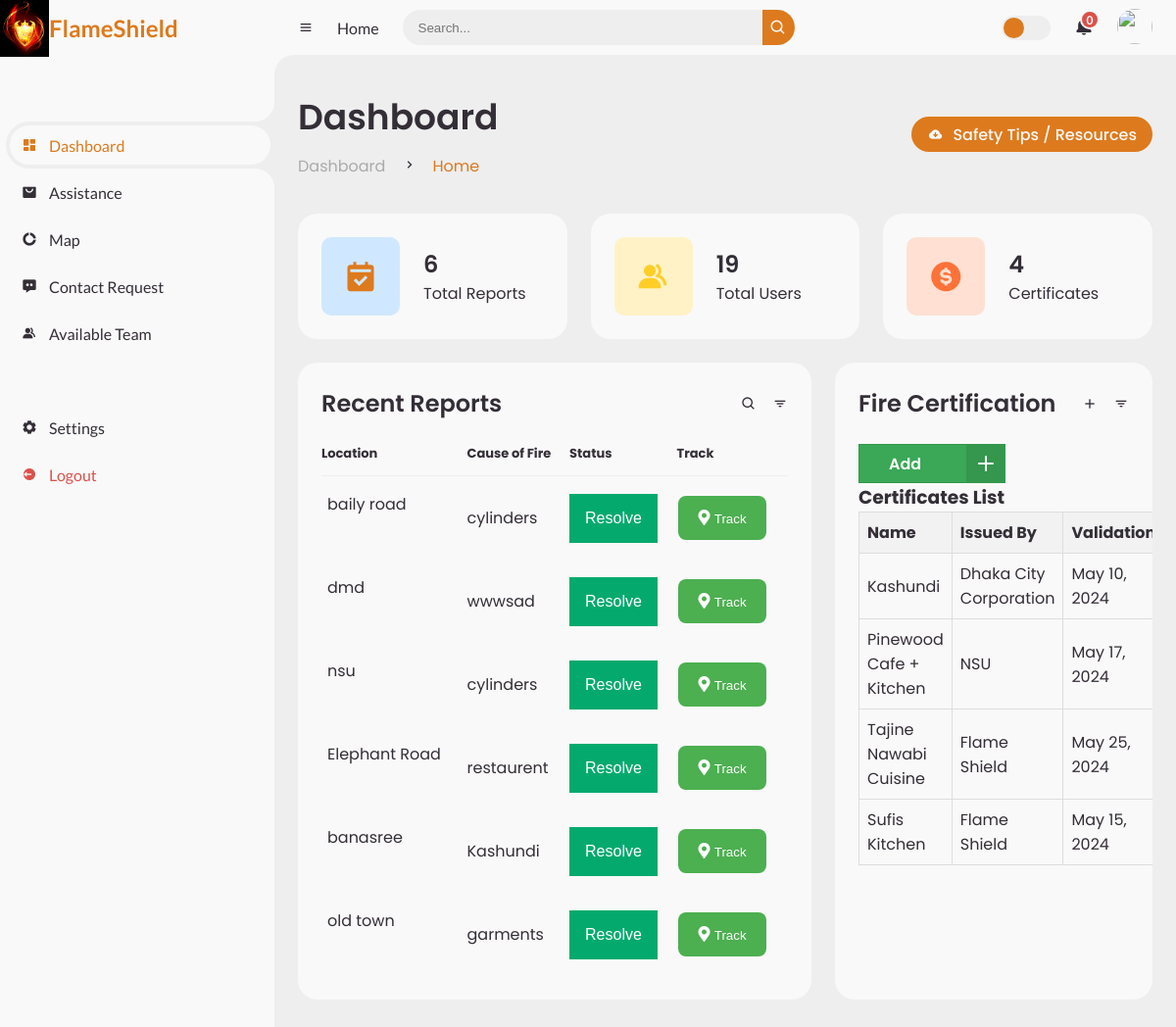
Page /dashboard/ on the earlier database version.
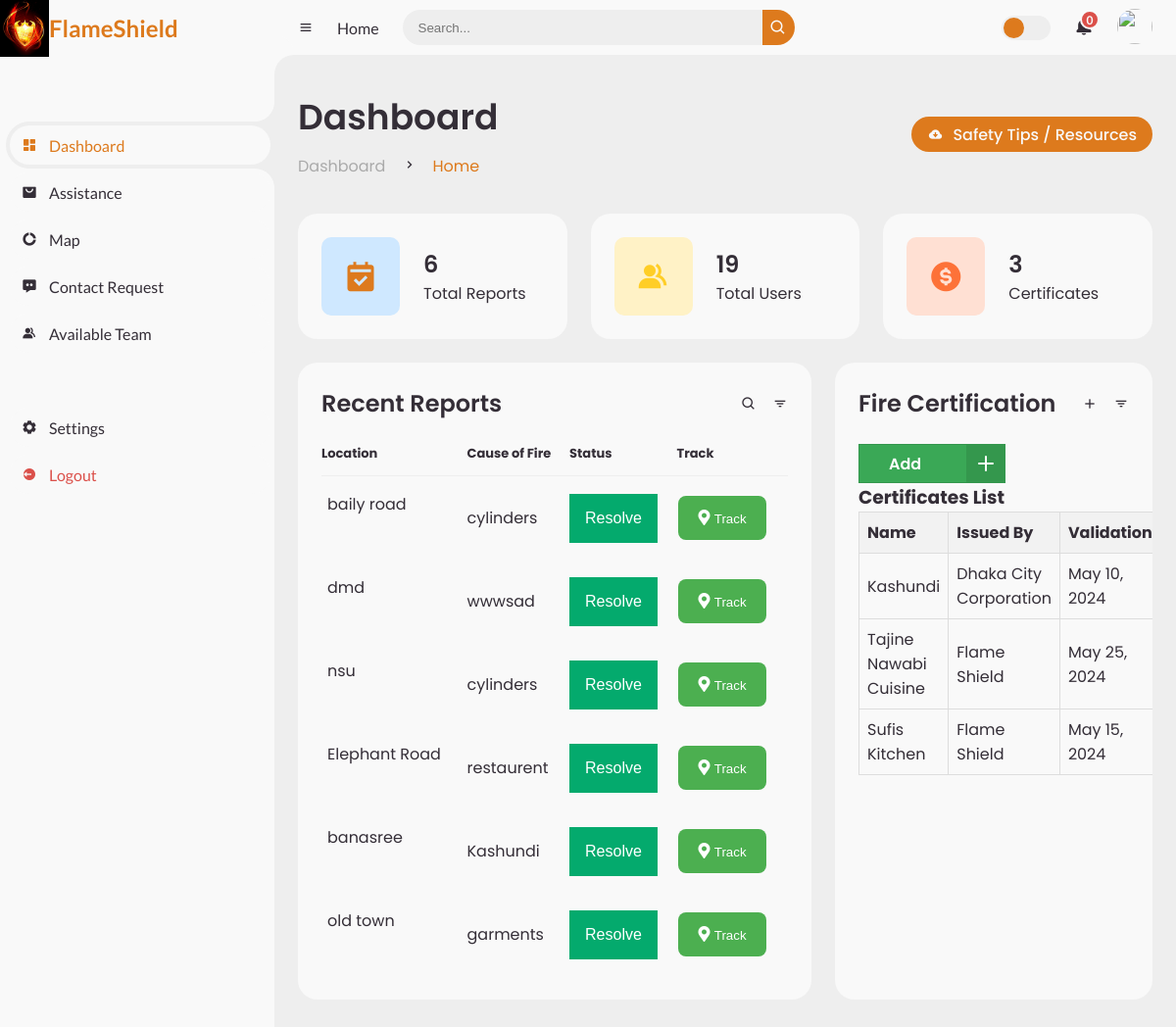
Same page on the later database version.
### app1/models.py (models this page shows)
class report(models.Model) :
    location = models.CharField(max_length=50)
    cause = models.CharField(max_length=50)
    damage = models.CharField(max_length=50)
    comments = models.TextField()
    latitude = models.FloatField()
    longitude = models.FloatField()

class addRestaurentModel(models.Model) :
    commpanyName = models.CharField(max_length=50)
    issuedBy = models.CharField(max_length=50)
    expiryDate = models.DateField()
    message = models.TextField()

### app1/views.py (the view)
# urls.py: path('dashboard/', views.dashboardView, name= 'dashboardView'),
def dashboardView(request):
    reports = report.objects.filter()
    report_count= len(reports)
    all_users = User.objects.all()
    user_count = len(all_users)
    all_certificates = addRestaurentModel.objects.filter()
    certificates_count = len(all_certificates)
    restaurents = addRestaurentModel.objects.filter()
    notification = contactUsModel.objects.filter()
    notification_count = len(notification)
    availableTeam = team.objects.filter()
    args = {
        "reports": reports,
        "report_count":report_count,
        "user_count":user_count,
        "certificates_count":certificates_count,
        "restaurents":restaurents,
        "notification_count":notification_count,
        "availableTeam":availableTeam
    }
    return render(request, 'adminDashboard.html', args)

### templates/adminDashboard.html (shortened to what the changed rows need)
{% load static %}
<!DOCTYPE html>
<html lang="en">
<head>
	<link href='https://unpkg.com/boxicons@2.0.9/css/boxicons.min.css' rel='stylesheet'>
	<link rel="stylesheet" href="https://cdnjs.cloudflare.com/ajax/libs/font-awesome/5.15.4/css/all.min.css">
	<link rel="stylesheet" href="{% static 'style.css' %}">
</head>
<body>
	<section id="content">
		<main>
			<div class="head-title">
				<div class="left">
					<h1>Dashboard</h1>
				</div>
			</div>
			<ul class="box-info">
				<li>
					<span class="text">
						<h3>{{certificates_count}}</h3>
						<p>Certificates</p>
					</span>
				</li>
			</ul>
			<div class="table-data">
				<div class="order">
					<table>
						<thead>
							<tr>
								<th>Location</th>
								<th>Cause of Fire</th>
								<th>Status</th>
								<th>Track</th>
							</tr>
						</thead>
						<tbody>
						{% for i in reports %}
							<tr>
								<td>
									<p>{{i.location}}</p>
								</td>
								<td>{{i.cause}}</td>
								<td>
									<div class="dropdown">
										<button class="dropbtn">Resolve</button>
									</div>
								</td>
								<form action ="{% url 'map' i.id %}" method="POST">
									<td>
										<span class="track-button">
										  <i class="fas fa-map-marker-alt icon"></i>
										  <input type="submit" name="track" value="Track" style="background-color: transparent; border: none; color: inherit; cursor: inherit;">
										</span>
									  </td>
							</form>
							</tr>
						{% endfor %}
						</tbody>
					</table>
				</div>
				<div class="todo">
					  <table class="restaurant-table">
						<thead>
							<tr>
								<th>Name</th>
								<th>Issued By</th>
								<th>Validation</th>
							</tr>
						</thead>
						<tbody>
							{% for restaurant in restaurents %}
							<tr>
								<td>{{ restaurant.commpanyName }}</td>
								<td>{{ restaurant.issuedBy }}</td>
								<td>{{ restaurant.expiryDate }}</td>
							</tr>
							{% endfor %}
						</tbody>
					</table>
				</div>
			</div>
		</main>
	</section>
</body>
</html>

Differences in the rows shown:
removed addRestaurentModel: commpanyName "Pinewood Cafe + Kitchen", issuedBy "NSU", expiryDate "May 17, 2024"
Other differences:
{{ certificates_count }}: "4" → "3"
